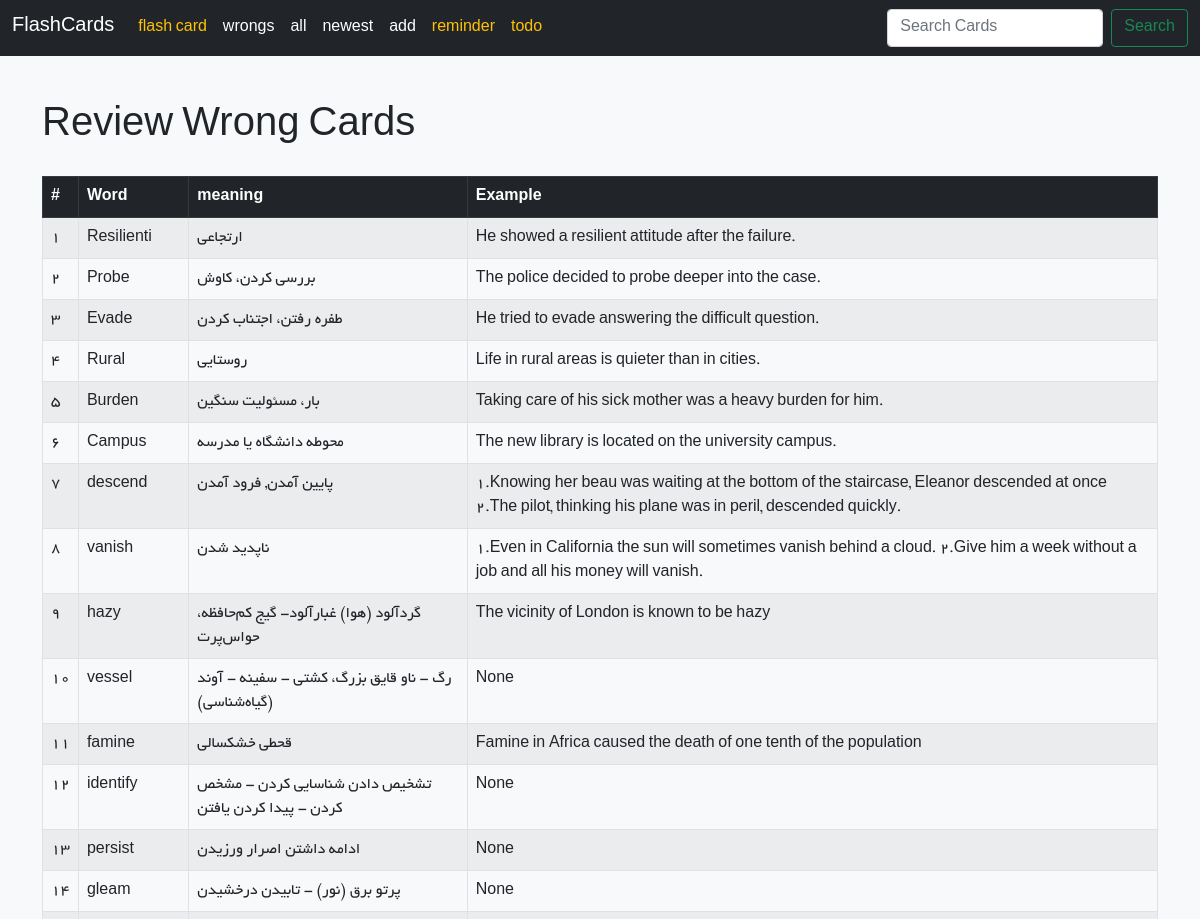
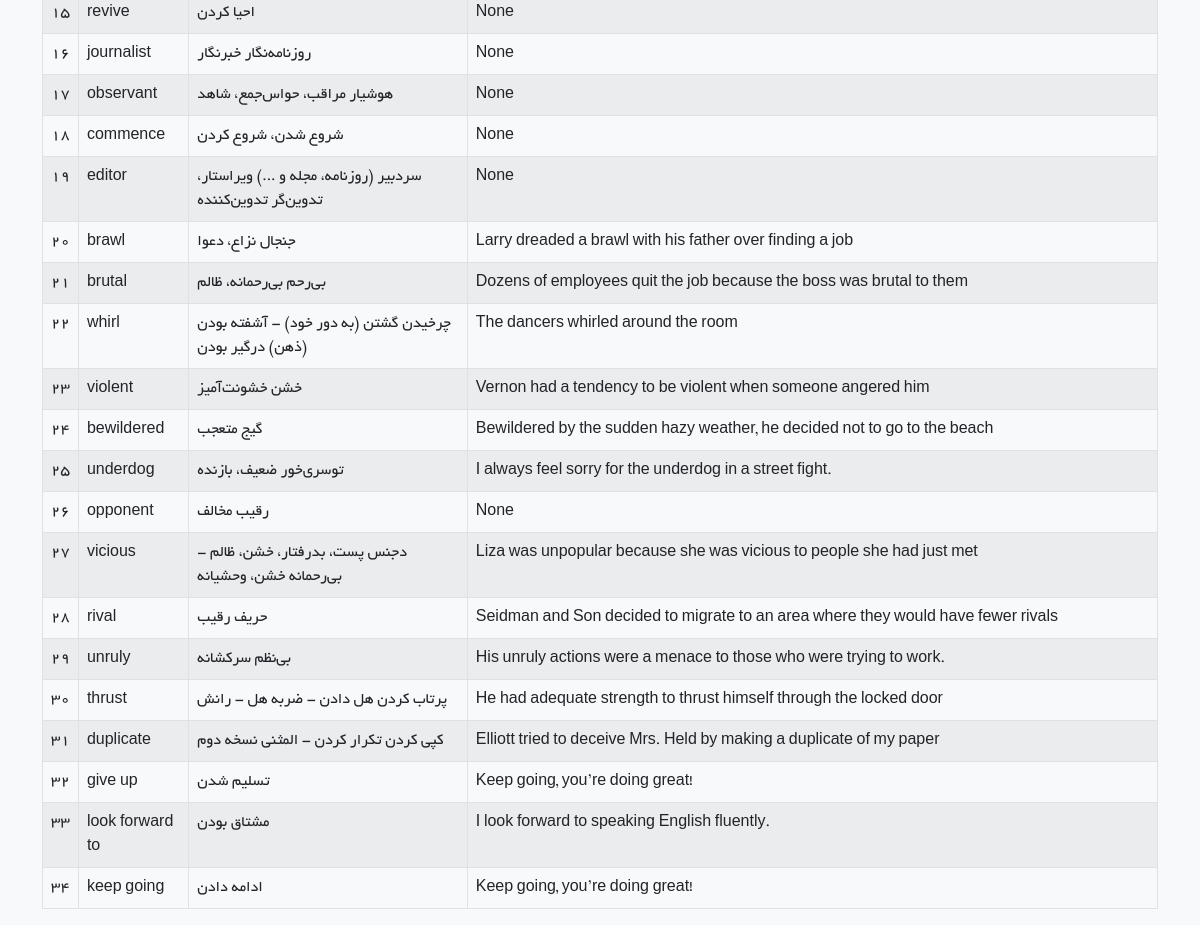
Before: /flashcard/cardswrong/ with the older database file (2 pictures, top to bottom).
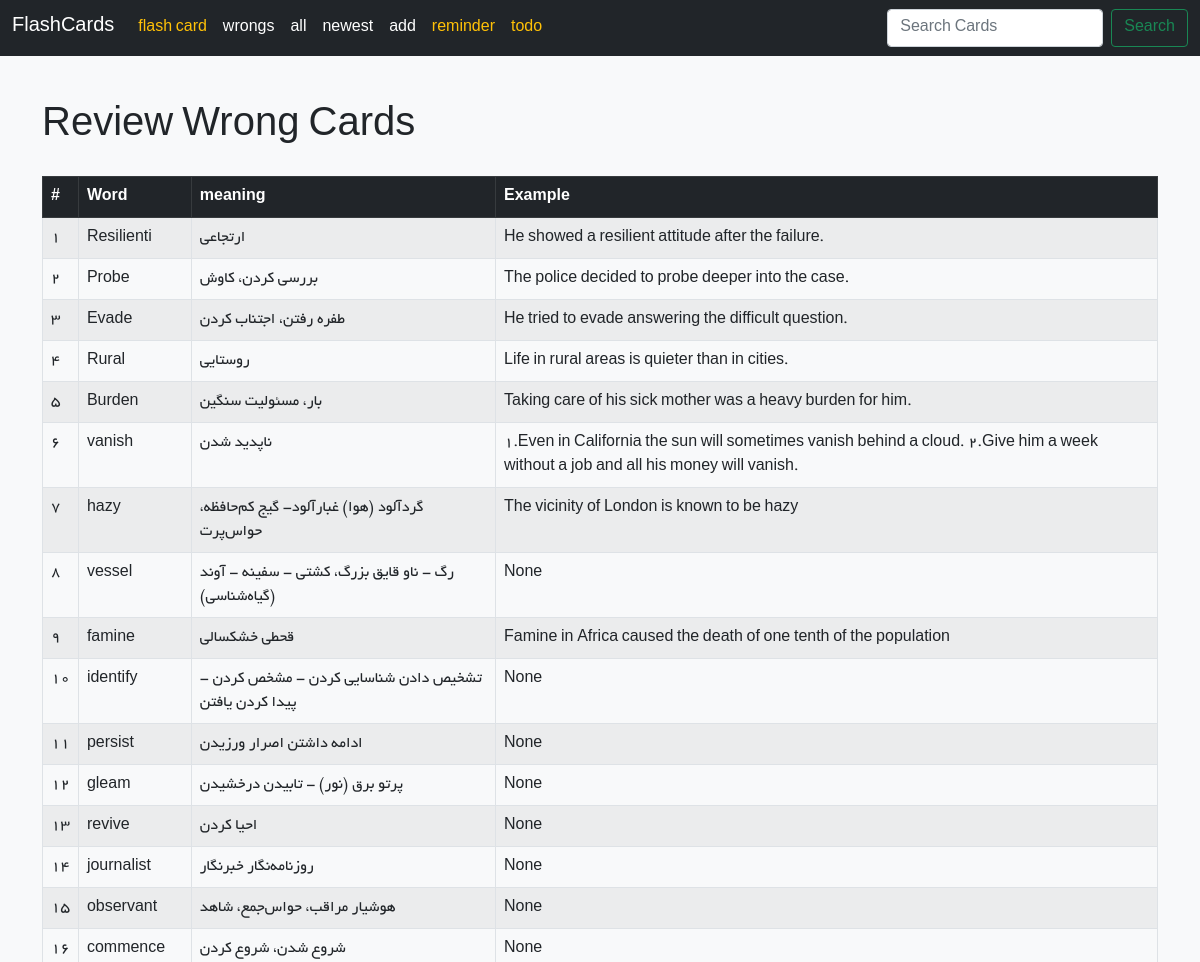
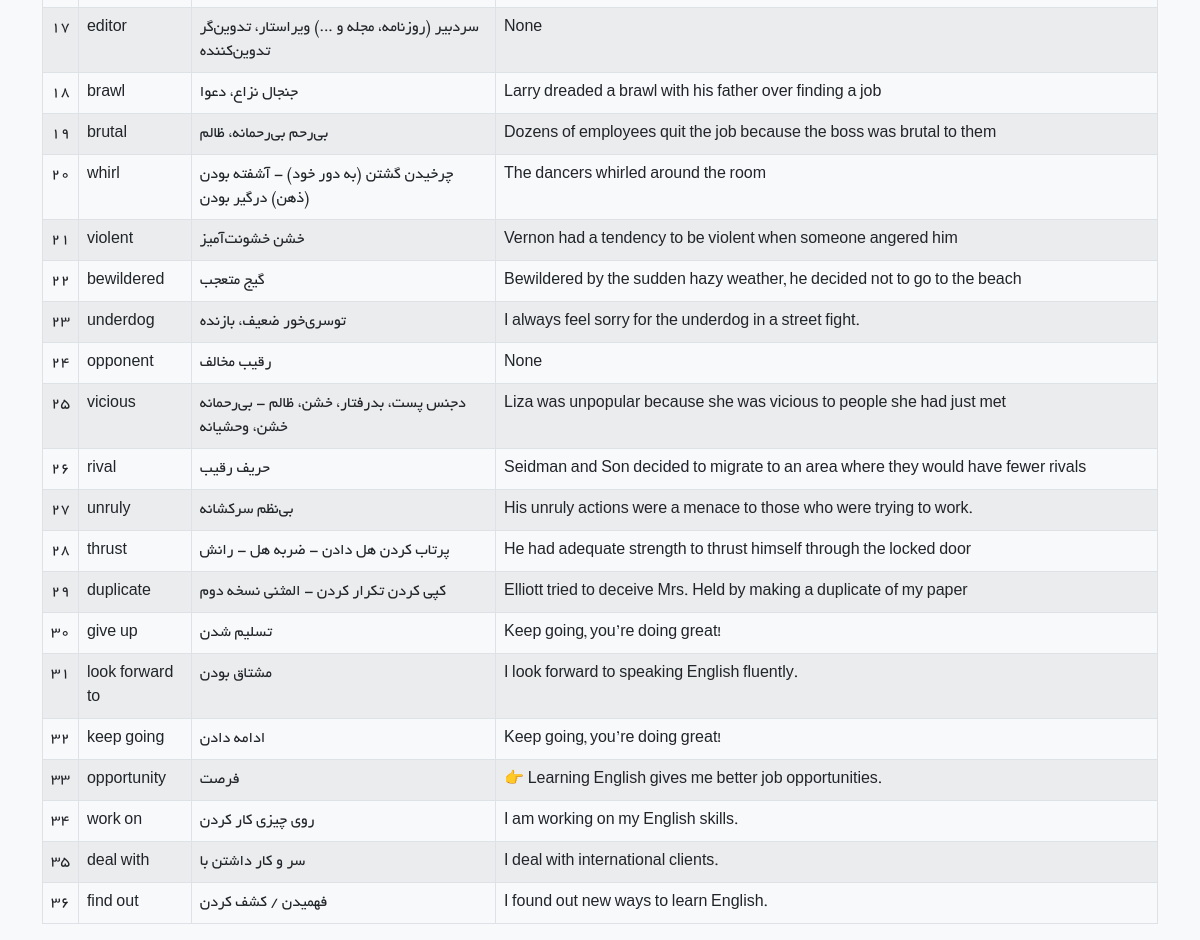
After: the same page with the newer database file (2 pictures, top to bottom).
### home/models.py (models this page shows, shortened)
class FlashCard(models.Model):
    word = models.CharField(max_length=512)
    meaning = models.CharField(max_length=512)
    example = models.CharField(max_length=1024, null=True, blank=True)
    rate = models.SmallIntegerField(default=0)
    last_reply = models.BooleanField(default=False)
    created_at = models.DateTimeField(auto_now_add=True)
    next_review_date = models.DateField()

### home/views.py (the view)
# urls.py: path("cardswrong/" ,CardsWrongView.as_view(),name="cardswrong"),
class CardsWrongView(View):
    def get(self, request):
        title = "wrong Cards"
        cards = FlashCard.objects.filter(last_reply=False)
        return render(
            request, "home/cards_wrong.html", {"cards": cards, "title": title}
        )

### home/templates/home/cards_wrong.html
{% extends 'base.html' %}
{% block content %}
  <h1 class="mb-4">Review Wrong Cards</h1>
  {% if cards %}
    <table class="table table-bordered table-striped">
      <thead class="table-dark">
        <tr>
          <th>#</th>
          <th>Word</th>
          <th>meaning</th>
          <th>Example</th>
        </tr>
      </thead>
      <tbody>
        {% for card in cards %}
          <tr>
            <td>{{ forloop.counter }}</td>
            <td>{{ card.word }}</td>
            <td>{{ card.meaning }}</td>
            <td>{{ card.example }}</td>
          </tr>
        {% endfor %}
      </tbody>
    </table>
  {% else %}
    <div class="alert alert-warning" role="alert">No cards available.</div>
  {% endif %}
{% endblock %}

Changed rows visible on the page:
no longer on this page (row edited): FlashCard: word "Campus", meaning "محوطه دانشگاه یا مدرسه", example "The new library is located on the university campus."
no longer on this page (row edited): FlashCard: word "descend", meaning "پایین آمدن, فرود آمدن", example "1.Knowing her beau was waiting at the bottom of the staircase, Eleanor descended at once 2.The pilot, thinking his plane was in peril, descended quickly."
added FlashCard: word "opportunity", meaning "فرصت", example "👉 Learning English gives me better job opportunities."
added FlashCard: word "work on", meaning "روی چیزی کار کردن", example "I am working on my English skills."
added FlashCard: word "deal with", meaning "سر و کار داشتن با", example "I deal with international clients."
added FlashCard: word "find out", meaning "فهمیدن / کشف کردن", example "I found out new ways to learn English."
